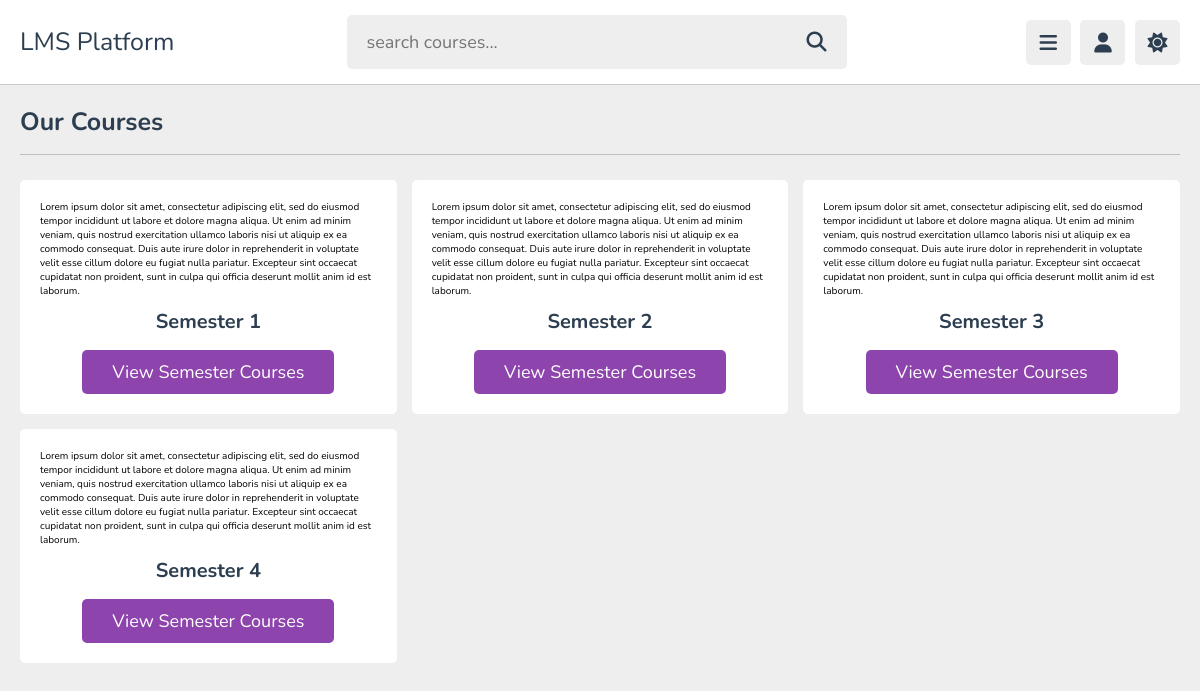
The app's page /curriculum/ (signed in) with its own data.
### curriculum/models.py (models this page shows, shortened)
class Standard(models.Model):
    name = models.CharField(max_length=100, unique=True)
    slug = models.SlugField(null=True, blank=True)
    description = models.TextField(max_length=500,blank=True)

### curriculum/views.py (the view)
# urls.py: path('', views.StandardListView.as_view(), name='standard_list'),
class StandardListView(ListView):
    context_object_name = 'standards'
    model = Standard
    template_name = 'curriculum/standard_list_view.html'

### app_users/context_processors.py (called while the page is built)
def profile_image(request):
    profile_image_url = 'https://example.com/path_to_default_image.png'
    if request.user.is_authenticated:
        try:
            user_profile = UserProfileInfo.objects.get(user=request.user)
            profile_image_url = user_profile.profile_pic.url
        except UserProfileInfo.DoesNotExist:
            pass
    return {'profile_image_url': profile_image_url}

### curriculum/templates/curriculum/standard_list_view.html (shortened to what this page needs)
{% load static %}
{% load static %}
<!DOCTYPE html>
<html lang="en">
<head>
   <link rel="stylesheet" href="https://cdnjs.cloudflare.com/ajax/libs/font-awesome/6.1.2/css/all.min.css">
   <link rel="stylesheet" href="{% static 'css/style.css' %}">
</head>
<body>
   <header class="header">
      <section class="flex">
         <a href="home.html" class="logo">LMS Platform</a>
         <form action="search.html" method="post" class="search-form">
            <input type="text" name="search_box" required placeholder="search courses..." maxlength="100">
            <button type="submit" class="fas fa-search"></button>
         </form>
         <div class="icons">
            <div id="menu-btn" class="fas fa-bars"></div>
            <div id="user-btn" class="fas fa-user"></div>
            <div id="toggle-btn" class="fas fa-sun"></div>
         </div>
      </section>
   </header>
<section class="courses">
    <h1 class="heading">Our Courses</h1>
    <div class="box-container">
        {% for standard in standards %}
            <div class="box">
                <div class="thumb">
                  <p>{{ standard.description }}</p>
                </div>
                <h3 class="title" style="text-align: center;">{{ standard.name }}</h3>
                <div style="text-align: center;">
                    <a href="{% url 'curriculum:subject_list' slug=standard.slug %}" class="inline-btn">View Semester Courses</a>
                </div>
            </div>
        {% endfor %}
   </div>
</section>
</body>
</html>

### static/css/style.css (style rules this page uses)
:root { --main-color:#8e44ad; --red:#e74c3c; --orange:#f39c12; --light-color:#888; --light-bg:#eee; --black:#2c3e50; --white:#fff; --border:.1rem solid rgba(0,0,0,.2); }
* { font-family: 'Nunito', sans-serif; margin:0; padding:0; box-sizing: border-box; outline: none; border:none; text-decoration: none; }
html { font-size: 62.5%; overflow-x: hidden; }
body { background-color: var(--light-bg); padding-left: 30rem; }
section { padding:2rem; margin: 0 auto; max-width: 1200px; }
.heading { font-size: 2.5rem; color:var(--black); margin-bottom: 2.5rem; border-bottom: var(--border); padding-bottom: 1.5rem; text-transform: capitalize; }
.inline-btn, .inline-option-btn, .inline-delete-btn, .btn, .delete-btn, .option-btn { border-radius: .5rem; color:#fff; font-size: 1.8rem; cursor: pointer; text-transform: capitalize; padding:1rem 3rem; text-align: center; margin-top: 1rem; }
.inline-btn, .inline-option-btn, .inline-delete-btn { display: inline-block; }
.btn, .inline-btn { background-color: var(--main-color); }
.header { position: sticky; top:0; left:0; right: 0; background-color: var(--white); z-index: 1000; border-bottom: var(--border); }
.header .flex { display: flex; align-items: center; justify-content: space-between; position: relative; padding: 1.5rem 2rem; }
.header .flex .logo { font-size: 2.5rem; color: var(--black); }
.header .flex .search-form { width: 50rem; border-radius: .5rem; background-color: var(--light-bg); padding:1.5rem 2rem; display: flex; gap:2rem; }
.header .flex .search-form input { width: 100%; font-size: 1.8rem; color:var(--black); background:none; }
.header .flex .search-form button { background:none; font-size: 2rem; cursor: pointer; color:var(--black); }
.header .flex .icons div { font-size: 2rem; color:var(--black); background-color: var(--light-bg); border-radius: .5rem; height: 4.5rem; width: 4.5rem; line-height: 4.5rem; cursor: pointer; text-align: center; margin-left: .7rem; }
.courses .box-container { display: grid; grid-template-columns: repeat(auto-fit, minmax(30rem, 1fr)); gap:1.5rem; justify-content: center; align-items: flex-start; }
.courses .box-container .box { border-radius: .5rem; background-color: var(--white); padding: 2rem; }
.courses .box-container .box .thumb { position: relative; }
.courses .box-container .box .title { font-size: 2rem; color: var(--black); padding-bottom: .5rem; padding-top: 1rem; }
@media (max-width:1200px) { body { padding-left: 0; } }

### records on screen
Standard: description "Lorem ipsum dolor sit amet, consectetur adipiscing elit, sed do eiusmod tempor incididunt ut labore et dolore magna aliqua. Ut enim ad minim veniam, quis nostrud exercitation ullamco laboris nisi ut aliquip ex ea commodo consequat. Duis aute irure dolor in reprehenderit in voluptate velit esse cillum dolore eu fugiat nulla pariatur. Excepteur sint occaecat cupidatat non proident, sunt in culpa qui officia deserunt mollit anim id est laborum.", name "Semester 1"
Standard: description "Lorem ipsum dolor sit amet, consectetur adipiscing elit, sed do eiusmod tempor incididunt ut labore et dolore magna aliqua. Ut enim ad minim veniam, quis nostrud exercitation ullamco laboris nisi ut aliquip ex ea commodo consequat. Duis aute irure dolor in reprehenderit in voluptate velit esse cillum dolore eu fugiat nulla pariatur. Excepteur sint occaecat cupidatat non proident, sunt in culpa qui officia deserunt mollit anim id est laborum.", name "Semester 2"
Standard: description "Lorem ipsum dolor sit amet, consectetur adipiscing elit, sed do eiusmod tempor incididunt ut labore et dolore magna aliqua. Ut enim ad minim veniam, quis nostrud exercitation ullamco laboris nisi ut aliquip ex ea commodo consequat. Duis aute irure dolor in reprehenderit in voluptate velit esse cillum dolore eu fugiat nulla pariatur. Excepteur sint occaecat cupidatat non proident, sunt in culpa qui officia deserunt mollit anim id est laborum.", name "Semester 3"
Standard: description "Lorem ipsum dolor sit amet, consectetur adipiscing elit, sed do eiusmod tempor incididunt ut labore et dolore magna aliqua. Ut enim ad minim veniam, quis nostrud exercitation ullamco laboris nisi ut aliquip ex ea commodo consequat. Duis aute irure dolor in reprehenderit in voluptate velit esse cillum dolore eu fugiat nulla pariatur. Excepteur sint occaecat cupidatat non proident, sunt in culpa qui officia deserunt mollit anim id est laborum.", name "Semester 4"
